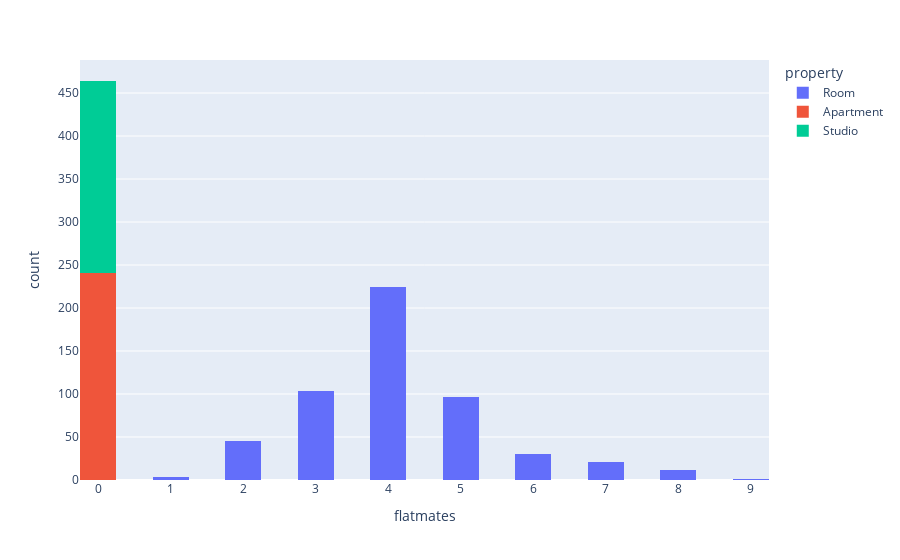

Write notebook code for a chart like this one.
### Code cell
#distribution of our data
#flatmates by property type
fig = px.histogram(df, x='flatmates', color="property", nbins=20)
fig.show()

### Figure 1 — Plotly figure (JSON) as saved in the notebook; plotly's stock layout.template omitted (floating-point values rounded to 4 significant figures; data arrays with more than 128 entries replaced by an {"elided": "..."} marker saying what was removed)
{"data": [{"alignmentgroup": "True", "bingroup": "x", "hovertemplate": "property=Room<br>flatmates=%{x}<br>count=%{y}<extra></extra>", "legendgroup": "Room", "marker": {"color": "#636efa"}, "name": "Room", "nbinsx": 20, "offsetgroup": "Room", "orientation": "v", "showlegend": true, "type": "histogram", "x": {"elided": "536 int values"}, "xaxis": "x", "yaxis": "y"}, {"alignmentgroup": "True", "bingroup": "x", "hovertemplate": "property=Apartment<br>flatmates=%{x}<br>count=%{y}<extra></extra>", "legendgroup": "Apartment", "marker": {"color": "#EF553B"}, "name": "Apartment", "nbinsx": 20, "offsetgroup": "Apartment", "orientation": "v", "showlegend": true, "type": "histogram", "x": {"elided": "241 int values"}, "xaxis": "x", "yaxis": "y"}, {"alignmentgroup": "True", "bingroup": "x", "hovertemplate": "property=Studio<br>flatmates=%{x}<br>count=%{y}<extra></extra>", "legendgroup": "Studio", "marker": {"color": "#00cc96"}, "name": "Studio", "nbinsx": 20, "offsetgroup": "Studio", "orientation": "v", "showlegend": true, "type": "histogram", "x": {"elided": "223 int values"}, "xaxis": "x", "yaxis": "y"}], "layout": {"barmode": "relative", "legend": {"title": {"text": "property"}, "tracegroupgap": 0}, "margin": {"t": 60}, "xaxis": {"anchor": "y", "domain": [0, 1], "title": {"text": "flatmates"}}, "yaxis": {"anchor": "x", "domain": [0, 1], "title": {"text": "count"}}}}
